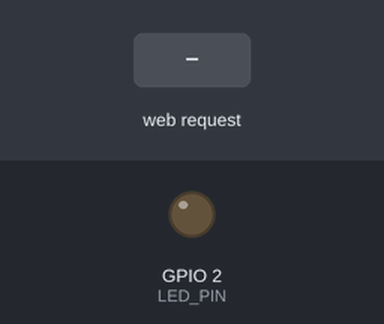
This sketch was run on a simulated ESP32. On the bench: output pins drawn as LEDs (lit = HIGH). Inputs (shaded band) come from the test bench. WiFi joins after 1.5 s; servers stay silent unless stated; what the sketch prints to the serial monitor is not drawn.

Above: at 2.7 s.
2.8 s: HTTP request GET /H received
At 4.0 s:
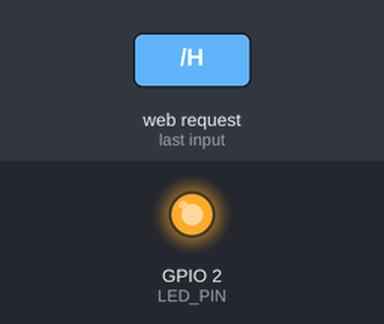
4.3 s: HTTP request GET /L received
At 5.2 s:
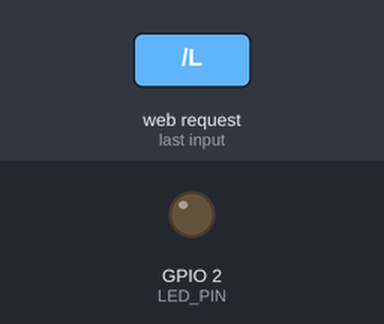
Timing chart, 0 to 7.3 s (numbered marks = the images above; inputs shaded):
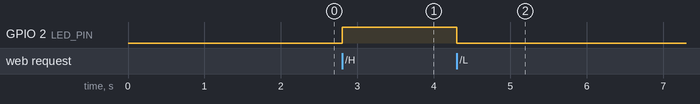

Measured:
- after the input at 2.8 s, GPIO 2 (LED_PIN): LOW → HIGH at once
- after the input at 4.3 s, GPIO 2 (LED_PIN): HIGH → LOW at once

The sketch:

local_data.ino
```cpp
/********************************************************************************
 * Sending data to a local Page
 *  => Temp/Hum from a DHT22 Sensor
 *  => Generic data from a analog input (potentiometer)
 *
 * Receiving commands from a local page
 *  ==> Turning ON/OFF a LED
 *
 * Based on original SimpleWiFiServer created for on Arduino 25 Nov 2012 by Tom Igoe
 * and ported for sparkfun esp32 on 31.01.2017 by Jan Hendrik Berlin
 *
 * MJRoBot.org 9Sept17
 ********************************************************************************/

/* WiFi parameters and credentials */
#include <WiFi.h>
const char* ssid     = "blackKareem";
const char* password = "pokemon1998@##";
WiFiServer server(80);

/* LED */
#define LED_PIN 2

void setup() {
  Serial.begin(115200);
  pinMode(LED_PIN, OUTPUT);
  delay(10);

  connectWiFi();

}

void loop() {
  WiFiLocalWebPageCtrl();
}

/***************************************************
* Send and receive data from Local Page
****************************************************/
void WiFiLocalWebPageCtrl(void) {
  WiFiClient client = server.available();   // listen for incoming clients
  if (client) {                             // if you get a client,
    Serial.println("New Client.");           // print a message out the serial port
    String currentLine = "";                // make a String to hold incoming data from the client
    while (client.connected()) {            // loop while the client's connected
      if (client.available()) {             // if there's bytes to read from the client,
        char c = client.read();             // read a byte, then
        Serial.write(c);                    // print it out the serial monitor
        if (c == '\n') {                    // if the byte is a newline character

          // if the current line is blank, you got two newline characters in a row.
          // that's the end of the client HTTP request, so send a response:
          if (currentLine.length() == 0) {
            // HTTP headers always start with a response code (e.g. HTTP/1.1 200 OK)
            // and a content-type so the client knows what's coming, then a blank line:
            client.println("HTTP/1.1 200 OK");
            client.println("Content-type:text/html");
            client.println();

            // the content of the HTTP response follows the header:
            client.print("Click <a href=\"/H\">here</a> to turn the LED on.<br>");

            client.print("Click <a href=\"/L\">here</a> to turn the LED off.<br>");

            // The HTTP response ends with another blank line:
            client.println();
            // break out of the while loop:
            break;
          } else {    // if you got a newline, then clear currentLine:
            currentLine = "";
          }
        } else if (c != '\r') {  // if you got anything else but a carriage return character,
          currentLine += c;      // add it to the end of the currentLine
        }

        // Check to see if the client request was "GET /H" or "GET /L":
        if (currentLine.endsWith("GET /H")) {
          Serial.println("LED ON command received");
          digitalWrite(LED_PIN, HIGH);               // GET /H turns the LED on
        }
        if (currentLine.endsWith("GET /L")) {
          Serial.println("LED OFF command received");
          digitalWrite(LED_PIN, LOW);                // GET /L turns the LED off
        }
      }
    }
    // close the connection:
    client.stop();
    Serial.println("Client Disconnected.");
  }
}

/***************************************************
* Connecting to a WiFi network
****************************************************/
void connectWiFi(void) {
  Serial.println();
  Serial.println();
  Serial.print("Connecting to ");
  Serial.println(ssid);
  WiFi.begin(ssid, password);
  while (WiFi.status() != WL_CONNECTED) {
    delay(500);
    Serial.print(".");
  }
  Serial.println("");
  Serial.println("WiFi connected.");
  Serial.println("IP address: ");
  Serial.println(WiFi.localIP());

  server.begin();
}
```
